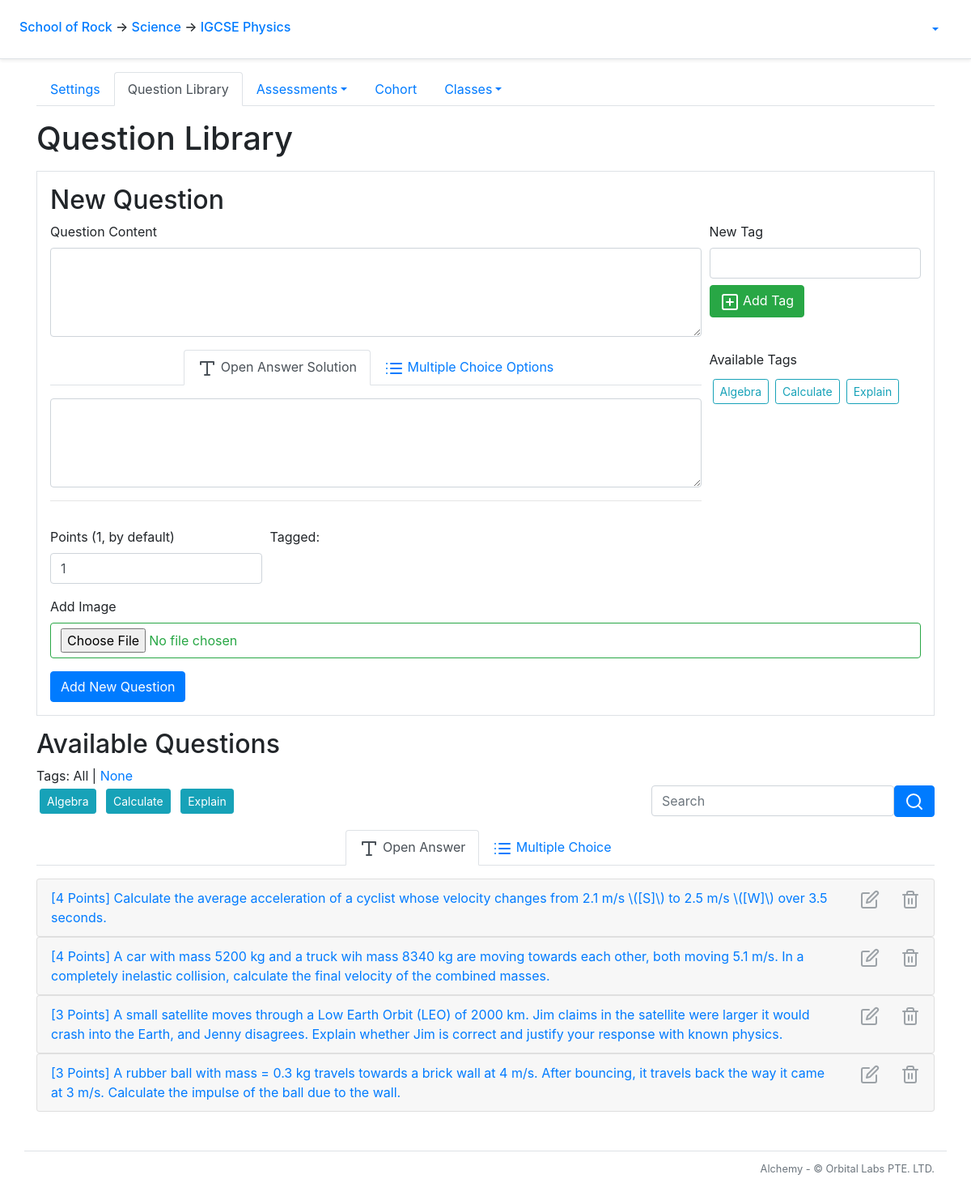
The app's page /course/1/library/ with its own data.
### alchemy/models.py (models this page shows, shortened)
class School(db.Model):
    __tablename__ = 'school'
    id = db.Column(db.Integer, primary_key=True)
    name = db.Column(db.String(50))
    departments = db.relationship('Department', backref='school')
    snapshots = db.relationship('Snapshot', backref='school')

class Department(db.Model):
    __tablename__ = 'department'
    id = db.Column(db.Integer, primary_key=True)
    name = db.Column(db.String(50))
    school_id = db.Column(db.Integer, db.ForeignKey('school.id'))
    courses = db.relationship('Course', backref='department')

class Course(db.Model):
    __tablename__ = 'course'
    id = db.Column(db.Integer, primary_key=True)
    name = db.Column(db.String(20), nullable=False)
    department_id = db.Column(db.Integer, db.ForeignKey('department.id'))
    questions = db.relationship('Question', backref = 'q_course')
    tags = db.relationship('Tag', backref='tag_course')
    clazzes = db.relationship('Clazz', backref='course')
    papers = db.relationship('Paper', backref='course')
    grade_levels = db.relationship('GradeLevel', backref='grade_levels')
    assessment_categories = db.relationship('AssessmentCategory', backref='assessment_categories')
    checkpoints = db.relationship('Checkpoint', backref='course')

class Tag(db.Model):
    __tablename__ = 'tag'
    id = db.Column(db.Integer, primary_key=True)
    name = db.Column(db.String(120), nullable=False)
    course_id = db.Column(db.Integer, db.ForeignKey('course.id'), nullable=False)
    questions = db.relationship('Question', secondary=questions_tags, back_populates='tags')

class Question(db.Model):
    __tablename__ = 'question'
    id = db.Column(db.Integer, primary_key=True)
    content = db.Column(db.String(), nullable=False)
    all_solutions = db.relationship('Solution',
            backref="question",
            order_by='Solution.order_number',
            collection_class=ordering_list('order_number'))
    correct_solution_index = db.Column(db.Integer)
    points = db.Column(db.Float(), nullable=False)
    course_id = db.Column(db.Integer, db.ForeignKey('course.id'), nullable=False)
    tags = db.relationship('Tag', secondary=questions_tags, back_populates='questions')
    papers = db.relationship('PaperQuestion', back_populates='question')
    scores = db.relationship('Score', backref='question')
    image_id = db.Column(db.Integer, db.ForeignKey('image.id'))
    image = db.relationship("Image", back_populates='questions')
    def get_solution(self):
        if len(self.all_solutions) == 0:
            raise ValueError('all_solutions should never be empty')
        if len(self.all_solutions) == 1:
            return self.all_solutions[0]
        if self.correct_solution_index is None:
            print(f'Error, question {self.id} has multiple solution but no correct_solution_index')
            return None
        if self.correct_solution_index >= len(self.all_solutions):
            print(f'Error, question {self.id} has correct_solution_index={correct_solution_index} but only {len(self.all_solutions)} solutions')
            return None
        return self.all_solutions[self.correct_solution_index]
    def is_multiple_choice(self):
        return len(self.all_solutions) > 1
    def describe_solution(self, solution):
        for i in range(len(self.all_solutions)):
            if len(self.all_solutions)>1:
                if self.all_solutions[i] == solution:
                    label = string.ascii_uppercase[i]
                    return f'{label}) {solution.content}'
            else:
                if self.all_solutions[i] == solution:
                    return f'{solution.content}'
        return solution.content
    @staticmethod
    def mcq_choice_prefixes(prefixes_range):
        prefixes = []
        for i in range(prefixes_range):
            prefixes.append((string.ascii_uppercase[i], ''))
        return prefixes

### alchemy/views/library.py (the view)
@bp_library.route('/')
@auth_manager.require_group
def index():
    form = forms.NewQuestionForm()
    form.init_fields(g.course)
    all_tags = db.session.query(models.Tag).order_by(models.Tag.name).all()
    return flask.render_template('course/library/index.html', new_question_form = form, all_course_tags = all_tags, tab=flask.request.args.get('tab'))

### alchemy/views/forms.py
class NewQuestionForm(FlaskForm):
    content = TextAreaField('Question Content', validators = [DataRequired(),])
    solution = TextAreaField('Question Solution', id='new_question_solution')
    points = FloatField('Points (1, by default)', validators = [InputRequired(), NumberRange(min = 1, max = 50)], default = 1)
    hidden_mcq_choices = HiddenField(id='new_question_hidden_mcq_choices')
    hidden_correct_mcq_choice_label = HiddenField(id='new_question_hidden_correct_mcq_choice_label')
    hidden_course_tags = HiddenField(id='new_question_hidden_course_tags')
    hidden_question_tags = HiddenField(id='new_question_hidden_question_tags')
    new_tag = StringField('New Tag', id='new_question_new_tag')
    image = FileField('Add Image')
    submit = SubmitField('Add New Question', id='new_question_submit')
    def init_fields(self, course):
        self.hidden_course_tags.data = build_course_tag_string(course)
        self.hidden_mcq_choices.data = json.dumps([ {'choice_label': choice_label, 'choice_text': choice_text } for (choice_label, choice_text) in models.Question.mcq_choice_prefixes(4) ])

### alchemy/__init__.py (called while the page is built)
@application.template_filter('prettify_number')
def prettify_number(arg):
    if arg is None:
        return ''
    if type(arg) == float and int(arg) == arg:
        return int(arg)
    return arg

@application.template_filter('filter_open_answer_questions')
def filter_open_answer_questions(questions):
    return [q for q in questions if not q.is_multiple_choice()]

@application.template_filter('filter_mcqs')
def filter_open_answer_questions(questions):
    return [q for q in questions if q.is_multiple_choice()]

### alchemy/auth_manager.py (called while the page is built)
def auth_enabled():
    return False

def require_group(func):
    @functools.wraps(func)
    def deco(*args, **kwargs):
        if not auth_enabled():
            g.current_user = None
        elif flask_jwt_extended.verify_jwt_in_request(optional=True):
            g.current_user = flask_jwt_extended.get_current_user()
        else:
            flask.abort(401)
        return func(*args, **kwargs)
    return deco

### alchemy/models.py (called while the page is built)
    @sqlalchemy.orm.reconstructor
    def __paper_construct__(self):
        self.build_profile()

### alchemy/views/clazz.py (called while the page is built)
@bp_clazz.url_defaults
def url_defaults(endpoint, values):
    if 'clazz_id' not in values:
        values['clazz_id'] = g.clazz.id

### alchemy/views/course.py (called while the page is built)
@bp_course.url_defaults
def url_defaults(endpoint, values):
    if 'course_id' not in values:
        values['course_id'] = g.course.id

### alchemy/templates/course/library/index.html (shortened to what this page needs)
{% extends "course/layout.html" %}
{% block course_main_content %}
<main role="main">
  <h1 class="my-3">Question Library</h1>
  <div class="border p-3 mb-3">
    <h2>New Question</h2>
    {% import "course/library/question_form_macro.html" as question_form %}
    {{ question_form.render_question_form(new_question_form, "new_question_", url_for('course.library.add_question'), "") }}
  </div>
  <h2 id="available_questions_header">Available Questions</h2>
  {% import "course/question_filter_macro.html" as library_filter %}
  {{ library_filter.render_filter_options('question_accordion_container', 'available_questions_header', g.course.id, 0, all_course_tags) }}
  <div id="question_accordion_container">
    {% import "course/question_tabs_macro.html" as question_tabs %}
    {{ question_tabs.render_question_tabs(g.course.id, 0, g.course.questions, tab) }}
  </div>
</main>
{% endblock course_main_content %}

### alchemy/templates/layout_start.html (shortened to what this page needs)
<!doctype html>
<html lang="en">
  <head>
      <link rel="stylesheet" href="https://stackpath.bootstrapcdn.com/bootstrap/4.5.0/css/bootstrap.min.css">
      <link rel="stylesheet" type="text/css" href="{{ url_for('static', filename='card-body.css') }}">
    </head>
    <body>
      <div class="p-3 px-md-4 mb-3 bg-white border-bottom shadow-sm">
        <div class="row justify-content-md-center">
          <div class="col d-flex align-items-baseline">
            <h6 class="mt-2 mr-3">
              {% if g.school %}
                <a href = "{{ url_for('school.index', school_id = g.school.id)}}">{{ g.school.name }}</a>
              {% else %}
                <b style="text-align: center;">Welcome to...</b>
              {% endif %}
              {% if g.department %}
                <span>&#8594;</span><a href = "{{ url_for('department.index', department_id = g.department.id) }}"> {{ g.department.name }}</a>
              {% endif %}
              {% if g.course %}
                <span>&#8594;</span><a href = "{{ url_for('course.index', course_id = g.course.id) }}"> {{ g.course.name }}</a>
              {% endif %}
            </h6>
          </div>
          <div class="col-md-auto d-flex align-items-baseline">
            {% if 'current_user' in g %}
            <ul class="nav nav-pills">
              <li class="nav-item dropdown">
                <a class="nav-link dropdown-toggle" data-toggle="dropdown" href="#" role="button" aria-haspopup="true" aria-expanded="false">{{ g.current_user.username }}</a>
              </li>
            </ul>
            {% endif %}
          </div>
        </div>
      </div>

### alchemy/templates/course/question_filter_macro.html (shortened to what this page needs)
{% macro render_filter_options(html_container_id, html_scroll_marker_id, course_id, paper_id, tag_list) -%}
<div class="container p-0">
  <div class="row">
    <div id="question_library_tag_filter_container" class="col">
        Tags: <a id="library_question_filter_tags_all"  onclick="library_filter_tags_all()">All</a> | <a id="library_question_filter_tags_none" href="#" onclick="library_filter_tags_none()">None</a>
        <br />
        {% for tag in tag_list %}
          <button onclick="library_filter_tag_clicked({{ tag.id }}, $(this))" role="button" aria-label="Toggle tag filter" class="btn btn-outline-info btn-sm m-1 active" data-alchemy_tag_id="{{ tag.id }}">
            {{ tag.name }}
          </button>
        {% endfor %}
    </div>
    <div class="col-4 d-flex align-items-end">
      <div class="input-group">
        <input type="search" id="library_question_search_input"
            class="form-control rounded" placeholder="Search" aria-label="Search"
            aria-describedby="search-addon"
            onkeyup="if (event.keyCode == 13) library_filter_text_changed()"
            oninput="if (this.value == '') library_filter_text_changed()" />
        <button type="button" class="btn btn-primary" onclick="library_filter_text_changed()"><span data-feather="search"></span></button>
      </div>
    </div>
  </div>
</div>
{%- endmacro %}

### alchemy/templates/course/question_accordion_macro.html (shortened to what this page needs)
{% macro render_questions(course_id, paper_id, questions) -%}
{% for question in questions %}
<div class="accordion">
  <div class="card">
    <div class="card-header p-1 d-flex flex-md-row" id="heading{{ loop.index0 }}">
      <h2 class="mb-0 mr-md-auto">
        <button class="btn btn-link btn-block text-left" type="button" data-toggle="collapse" data-target="#collapse{{ loop.index0 }}" aria-expanded="false" aria-controls="collapse{{ loop.index0 }}">
          [{{ question.points | prettify_number }} Points] {{ question.content }}
        </button>
      </h2>
      {% if paper_id == 0 %}
      <a role="button" aria-label="Edit question" onclick="question_form_load({{ course_id }}, {{ question.id }})" class="btn btn-link {{ 'disabled' if question.papers }}">
        <span data-feather="edit"></span>
      </a>
      <a class="btn btn-link {{ 'disabled' if question.papers }}" aria-label="Delete question" href="{{ url_for('course.library.delete_question', course_id=course_id, question_id=question.id) }}">
        <span data-feather="trash-2"></span>
      </a>
      {% endif %}
    </div>
      {% import "course/question_details_macro.html" as question_details %}
  </div>
</div>
{% endfor %}
{%- endmacro %}

### records on screen
School: school.name "School of Rock"
Department: department.name "Science"
Course: course.name "IGCSE Physics"
Tag: name "Algebra"
Tag: name "Calculate"
Tag: name "Explain"
Question: points|prettify_number "4", content "Calculate the average acceleration of a cyclist whose velocity changes from 2.1 m/s \\([S]\\) to 2.5 m/s \\([W]\\) over 3.5 seconds."
Question: points|prettify_number "4", content "A car with mass 5200 kg and a truck wih mass 8340 kg are moving towards each other, both moving 5.1 m/s. In a completely inelastic collision, calculate the final velocity of the combined masses."
Question: points|prettify_number "3", content "A small satellite moves through a Low Earth Orbit (LEO) of 2000 km. Jim claims in the satellite were larger it would crash into the Earth, and Jenny disagrees. Explain whether Jim is correct and justify your response with known physics."
Question: points|prettify_number "3", content "A rubber ball with mass = 0.3 kg travels towards a brick wall at 4 m/s. After bouncing, it travels back the way it came at 3 m/s. Calculate the impulse of the ball due to the wall."
